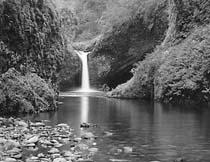
%> input picture test2_destination.jpg, 210 x 162 px
$ octave gray2rgb_test2.m   (GNU Octave 9; MATLAB toolbox functions it lacks are replaced by stand-ins)
%> lines starting %> are read from the running program, lines starting %| are printed output that depends on the picture
### gray2rgb.m
function R=gray2rgb(dest,src)
%> called with dest = 'test2_destination.jpg', src = 'test2_source.jpg'

imt = imread(dest); % read target image
%> imt is the input picture: size 162x210 uint8; min 0, max 255, mean 100.1
ims = imread(src); % read source image
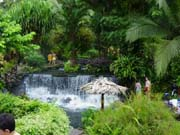
%> input picture test2_source.jpg, 180 x 135 px
%> ims is the input picture: size 135x180x3 uint8; mean R, G, B 79.6, 101.9, 59.1
[tx, ty, tz] = size(imt); % get size of target image
%> tx = 162; ty = 210; tz = 1
[~, ~, sz] = size(ims); % get 3rd dim of source
%> sz = 3
if tz ~= 1 % convert the destination image to grayscale if not already
    imt = rgb2gray(imt);
end
if sz ~= 3 % check to see that the source image is RGB
    disp ('img2 must be a color image (not indexed)');
else
    imt(:, :, 2) = imt(:, :, 1); % add green channel to grayscale img
    imt(:, :, 3) = imt(:, :, 1); % add blue channel to grayscale img
%> imt: size 162x210x3 uint8

% Converting to ycbcr color space
    % ycbcr, y: luminance, cb: blue difference chroma, cr: red difference chroma
    % s - source, t - target
    nspace1 = rgb2ycbcr(ims); % convert source img to ycbcr color space
%> nspace1: size 135x180x3 uint8; mean of channels 1, 2, 3 93.6, 112.5, 121.2
    nspace2 = rgb2ycbcr(imt); % convert target img to ycbcr color space
%> nspace2: size 162x210x3 uint8; mean of channels 1, 2, 3 101.9, 128, 128

    % Get unique values of the luminance
    [ms, ics, ~] = unique(double(nspace1(:, :, 1))); % luminance of src img
%> ms = 217 values from 17 to 233; ics = 217 values, max 17224 at index 2, min 1 at index 192, mean 1402.6
    mt = unique(double(nspace2(:, :, 1))); % luminance of target img
%> mt = 220 values from 16 to 235
    % Establish values for the cb and cr content from the source
    % image
    cbs = nspace1(:, :, 2);
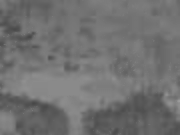
%> cbs: size 135x180 uint8; min 72, max 157, mean 112.5
    cbs = cbs(ics);
%> cbs = 217 values, max 139 at index 174, min 75 at index 168, mean 108.4
    crs = nspace1(:, :, 3);
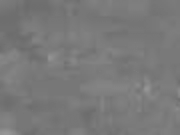
%> crs: size 135x180 uint8; min 107, max 151, mean 121.2
    crs = crs(ics);
%> crs = 217 values, max 147 at index 107, min 109 at index 41, mean 120.3

    % get max and min luminance of src and target
    m1 =max(ms);
%> m1 = 233
    m2 = min(ms);
%> m2 = 17
    m3 = max(mt);
%> m3 = 235
    m4 = min(mt);
%> m4 = 16
    d1 = m1 - m2; % get difference between max and min luminance
%> d1 = 216
    d2 = m3 - m4;
%> d2 = 219
    % Normalization
    dx1 = ms;
%> dx1 = 217 values from 17 to 233
    dx2 = mt;
%> dx2 = 220 values from 16 to 235
    dx1 = (dx1 * 255) / (255 - d1); % normalize source
%> dx1 = 217 values from 111.2 to 1523.5
    dx2 = (dx2 * 255) / (255 - d2); % normalize target
%> dx2 = 220 values from 113.3 to 1664.6
    [mx, ~] = size(dx2);
%> mx = 220
    % luminance and normalization of target image
    nimage_norm = double(nspace2(:, :, 1));
    nimage_norm =(nimage_norm * 255) / (255 - d2);

    % Luminance Comparison
    nimage = nspace2;
    nimage_cb = nimage(:, :, 2);
%> nimage_cb: size 162x210 uint8; every value is 128
    nimage_cr = nimage(:, :, 3);

    % reshape cb and cr channels to be column vector
    nimage_cb = reshape(nimage_cb, numel(nimage_cb), 1);
    nimage_cr = reshape(nimage_cr, numel(nimage_cr), 1);

    % CHANGE: Loop through dx2 luminance values and find location of
    % corresponding luminance values in nimage_norm. Assign cb and cr
    % values to nimage's cb and cr channels for matching values

    for i = 1:mx
        iy = dx2(i);
        tmp = abs(dx1 - iy); % calculate absolute difference between
        % specific normalized target luminance value and normalized
        % source luminance values
        ck = min(tmp);
        % finds min value of absolute diff. between specific
        % normalized target luminance value and normalized source
        % luminance values
        r = find(tmp == ck); % finds row and column where tmp = ck
        cb = cbs(r, 1); % establish cb value
        cr = crs(r, 1); % establish cr value
        mtch = find(nimage_norm == iy); % find linear indicies of matching
        % luminance values
        nimage_cb(mtch) = cb(1); % set cb values based on matching lum vals
        nimage_cr(mtch) = cr(1); % set cr values based on matching lum vals
    end
%> this loop made 220 passes
%> (iy, ck, r, cb, cr) on passes 10, 12, 13: (177.1, 0.545, 11, 130, 128), (191.2, 1.63, 13, 120, 129), (198.3, 2.18, 14, 126, 124)

    % reshape cb and cr channels to original image dimensions
    nimage_cb = reshape(nimage_cb, tx, ty);
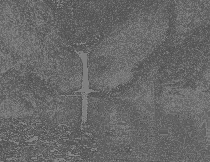
%> nimage_cb: size 162x210 uint8; min 75, max 139, mean 103.9
    nimage_cr = reshape(nimage_cr, tx, ty);
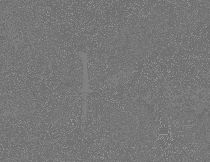
%> nimage_cr: size 162x210 uint8; min 109, max 147, mean 119.3
    % assign cb and cr channelse of output image
    nimage(:, :, 2) = nimage_cb;
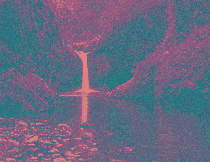
%> nimage: size 162x210x3 uint8; mean R, G, B 101.9, 103.9, 128
    nimage(:, :, 3) = nimage_cr;

    rslt = ycbcr2rgb(nimage);
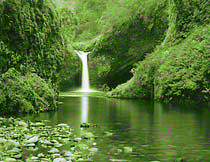
%> rslt: size 162x210x3 uint8; mean R, G, B 86.3, 116.5, 51.9
    R = uint8(rslt);
end

### gray2rgb_test2.m
tic
rslt = gray2rgb('test2_destination.jpg','test2_source.jpg');
gray = imread('test2_destination.jpg');
color = imread('test2_source.jpg');

figure
subplot(1,2,1); imshow(uint8(gray)); title('gray image');
subplot(1,2,2); imshow(uint8(rslt)); title('colored image');
toc
